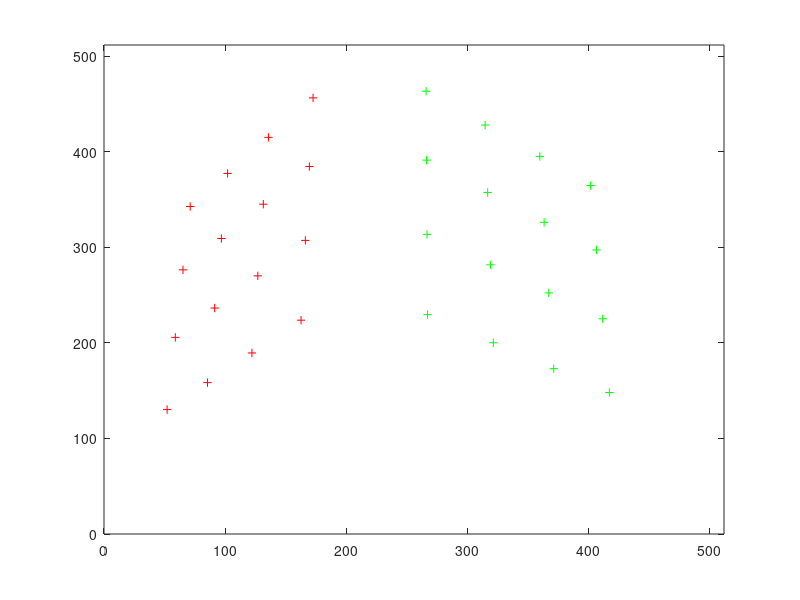
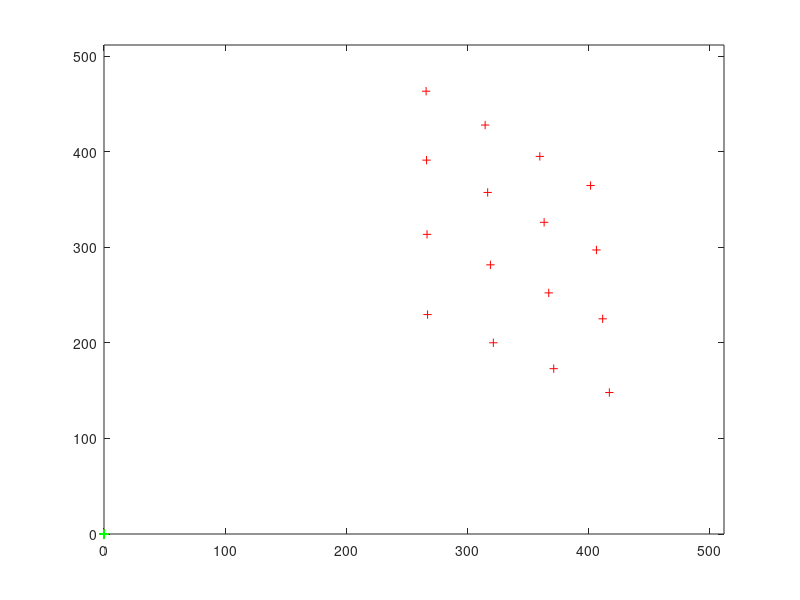

The MATLAB source for these figures, in order:
%% Author : Deepak Karuppia  10/15/01

% Modified by Diego Freire, ID 0746

% The work in this assignment is my own. Any outside sources have been properly cited.

%% Generate 3D calibration pattern: 
%% Pw holds 32 points on two surfaces (Xw = 1 and Yw = 1) of a cube 
%%Values are measured in meters.
%% There are 4x4 uniformly distributed points on each surface.

cnt = 1;

%% plane : Xw = 1

for i=0.2:0.2:0.8,
 for j=0.2:0.2:0.8,
   Pw(cnt,:) = [1 i j];
   cnt = cnt + 1;
 end
end

%% plane : Yw = 1

for i=0.2:0.2:0.8,
 for j=0.2:0.2:0.8,
   Pw(cnt,:) = [i 1 j];
   cnt = cnt + 1;
 end
end

N = cnt;

%plot3(Pw(:,1), Pw(:,2), Pw(:,3), '+');

%% Virtual camera model 

 %% Extrinsic parameters : R = RaRbRr

gamma = 40.0*pi/180.0;
Rr = [ [cos(gamma) -sin(gamma) 0];
       [sin(gamma) cos(gamma)  0];
       [  0          0         1]; ];

beta = 0.0*pi/180.0;

Rb = [ [cos(beta) 0 -sin(beta)];
       [0         1       0];
       [sin(beta) 0  cos(beta)]; ];

alpha = -120.0*pi/180.0;
Ra = [ [1      0                0];
       [0   cos(alpha)  -sin(alpha)];
       [0   sin(alpha)   cos(alpha)]; ];

R = Ra*Rb*Rr;

T = [0 0 4]';



%% Intrinsic parameters

f = 0.016;
Ox = 256;
Oy = 256;

Sx = 0.0088/512.0;
Sy = 0.0066/512.0;

Fx = f/Sx;
Fy = f/Sy;

%% asr is the aspect ratio
asr = Fx/Fy;

%% Generate Image coordinates

% surface Xw = 1
cnt = 1;
for cnt = 1:1:16,
   Pc(cnt,:) = (R*Pw(cnt,:)' + T)';
   p(cnt,:)  = [(Ox - Fx*Pc(cnt,1)/Pc(cnt,3)) (Oy - Fy*Pc(cnt,2)/Pc(cnt,3))];
end
plot(p(:,1), p(:,2), 'r+');
axis([0 512 0 512]);
grid;
hold;

% surface Yw = 1
for cnt = 17:1:32,
   Pc(cnt,:) = (R*Pw(cnt,:)' + T)';
   p(cnt,:)  = [(Ox - Fx*Pc(cnt,1)/Pc(cnt,3)) (Oy - Fy*Pc(cnt,2)/Pc(cnt,3))];
end
plot(p(17:32,1), p(17:32,2), 'g+');
%%plot3(Pc(:,1), Pc(:,2), Pc(:,3), '+');
grid;


%% Calculate Instrinsic and Extrinsic Parameters

X = Pw
x = p

% Define the number of correspondences
n = size(X, 1);

% Define the intrinsic parameter matrix

K = [Fx 0 Ox; 0 Fy Oy; 0 0 1];

% Homogenize the image projections
x_hom = [x ones(n, 1)];

% Construct the matrix A
n = size(X, 1);
x1 = x(:,1); x2 = x(:,2);
X1 = X(:,1); X2 = X(:,2); X3 = X(:,3);
O = zeros(n, 1);
I = ones(n, 1);
A = [kron([X1 O X2 O X3 O I], [1 1 1]); ...
     kron([O X1 O X2 O X3 I], [1 1 1])];

% Solve the homogeneous linear system using SVD
[~, ~, V] = svd(A);
x_est = V(:, end);
R_est = reshape(x_est(1:9), 3, 3);
T_est = x_est(10:12);

% Enforce the orthogonality constraint on R_est using SVD
[U, S, V] = svd(R_est);
R_est = U * V';

% Compute the intrinsic and extrinsic parameters
fx_est = x_est(1);
fy_est = x_est(2);
a_est = fy_est / fx_est;
ox_est = x_est(3);
oy_est = x_est(6);
alpha_est = atan2(R_est(3, 2), R_est(3, 3));
beta_est = atan2(-R_est(3, 1), sqrt(R_est(3, 2)^2 + R_est(3, 3)^2));
gamma_est = atan2(R_est(2, 1), R_est(1, 1));

% Replace the new values in the original vectors

Fx = fx_est
Fy = fy_est
asr = a_est
Ox = ox_est
Oy = oy_est

%R = R_est
%T = T_est

%alpha = alpha_est
%beta = beta_est
%gamma = gamma_est


%% Generate Image Coordinates with new Intrinsic and Extrinsic parameters

figure(2)

% surface Xw = 1
cnt = 1;
for cnt = 1:1:16,
   Pc(cnt,:) = (R_est*X(cnt,:)' + T_est)';
   p(cnt,:)  = [(ox_est - fx_est*Pc(cnt,1)/Pc(cnt,3)) (oy_est - fy_est*Pc(cnt,2)/Pc(cnt,3))];
end
plot(p(:,1), p(:,2), 'r+');
axis([0 512 0 512]);
grid;
hold;

% surface Yw = 1
for cnt = 17:1:32,
   Pc(cnt,:) = (R_est*X(cnt,:)' + T_est)';
   p(cnt,:)  = [(ox_est - fx_est*Pc(cnt,1)/Pc(cnt,3)) (oy_est - fy_est*Pc(cnt,2)/Pc(cnt,3))];
end
plot(p(17:32,1), p(17:32,2), 'g+');
%%plot3(Pc(:,1), Pc(:,2), Pc(:,3), '+');
grid;